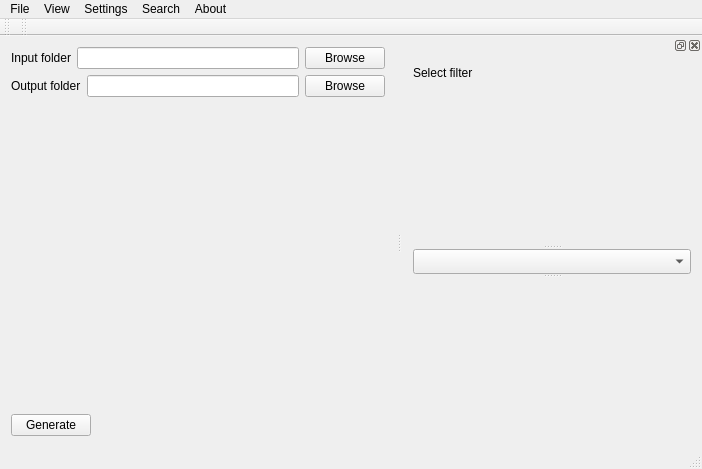
<?xml version="1.0" encoding="UTF-8"?>
<ui version="4.0">
 <class>MainWindow</class>
 <widget class="QMainWindow" name="MainWindow">
  <property name="geometry">
   <rect>
    <x>0</x>
    <y>0</y>
    <width>702</width>
    <height>469</height>
   </rect>
  </property>
  <property name="windowTitle">
   <string>MainWindow</string>
  </property>
  <widget class="QWidget" name="centralWidget">
   <layout class="QGridLayout" name="gridLayout">
    <item row="0" column="0" colspan="2">
     <layout class="QHBoxLayout" name="horizontalLayout_2">
      <item>
       <widget class="QLabel" name="label">
        <property name="text">
         <string>Input folder</string>
        </property>
       </widget>
      </item>
      <item>
       <widget class="QLineEdit" name="LEInputFolder"/>
      </item>
      <item>
       <widget class="QPushButton" name="pBInputFolder">
        <property name="text">
         <string>Browse</string>
        </property>
       </widget>
      </item>
     </layout>
    </item>
    <item row="2" column="1">
     <spacer name="verticalSpacer">
      <property name="orientation">
       <enum>Qt::Vertical</enum>
      </property>
      <property name="sizeHint" stdset="0">
       <size>
        <width>20</width>
        <height>296</height>
       </size>
      </property>
     </spacer>
    </item>
    <item row="3" column="1">
     <spacer name="horizontalSpacer">
      <property name="orientation">
       <enum>Qt::Horizontal</enum>
      </property>
      <property name="sizeHint" stdset="0">
       <size>
        <width>272</width>
        <height>20</height>
       </size>
      </property>
     </spacer>
    </item>
    <item row="1" column="0" colspan="2">
     <layout class="QHBoxLayout" name="horizontalLayout">
      <item>
       <widget class="QLabel" name="label_2">
        <property name="text">
         <string>Output folder</string>
        </property>
       </widget>
      </item>
      <item>
       <widget class="QLineEdit" name="LEOutputFolder"/>
      </item>
      <item>
       <widget class="QPushButton" name="pBOutputFolder">
        <property name="text">
         <string>Browse</string>
        </property>
       </widget>
      </item>
     </layout>
    </item>
    <item row="3" column="0">
     <widget class="QPushButton" name="pBGenerate">
      <property name="text">
       <string>Generate</string>
      </property>
     </widget>
    </item>
   </layout>
  </widget>
  <widget class="QMenuBar" name="menuBar">
   <property name="geometry">
    <rect>
     <x>0</x>
     <y>0</y>
     <width>702</width>
     <height>22</height>
    </rect>
   </property>
   <widget class="QMenu" name="mFile">
    <property name="title">
     <string>File</string>
    </property>
    <addaction name="separator"/>
    <addaction name="action_File_Close"/>
   </widget>
   <widget class="QMenu" name="mView">
    <property name="title">
     <string>View</string>
    </property>
   </widget>
   <widget class="QMenu" name="mSettings">
    <property name="title">
     <string>Settings</string>
    </property>
    <widget class="QMenu" name="mSettingsLanguage">
     <property name="title">
      <string>Language</string>
     </property>
     <addaction name="action_Settings_Language_Russian"/>
     <addaction name="action_Settings_Language_France"/>
     <addaction name="action_Settings_Language_English"/>
     <addaction name="action_Settings_Language_Deutsch"/>
    </widget>
    <addaction name="action_Settings_General"/>
    <addaction name="mSettingsLanguage"/>
    <addaction name="separator"/>
    <addaction name="action_Settings_Module"/>
    <addaction name="action_Settings_Lan"/>
    <addaction name="action_Settings_Font"/>
   </widget>
   <widget class="QMenu" name="mSearch">
    <property name="title">
     <string>Search</string>
    </property>
    <addaction name="action_Search_Find"/>
    <addaction name="action_Search_Find_More"/>
    <addaction name="action_Search_Find_and_replace"/>
   </widget>
   <widget class="QMenu" name="mAbout">
    <property name="title">
     <string>About</string>
    </property>
    <addaction name="action_About_Help"/>
    <addaction name="separator"/>
    <addaction name="action_About_About"/>
    <addaction name="action_About_About_Qt"/>
    <addaction name="action_About_Site"/>
   </widget>
   <addaction name="mFile"/>
   <addaction name="mView"/>
   <addaction name="mSettings"/>
   <addaction name="mSearch"/>
   <addaction name="mAbout"/>
  </widget>
  <widget class="QToolBar" name="mainToolBar">
   <attribute name="toolBarArea">
    <enum>TopToolBarArea</enum>
   </attribute>
   <attribute name="toolBarBreak">
    <bool>false</bool>
   </attribute>
  </widget>
  <widget class="QStatusBar" name="statusBar"/>
  <widget class="QToolBar" name="toolBar">
   <property name="windowTitle">
    <string>toolBar</string>
   </property>
   <attribute name="toolBarArea">
    <enum>TopToolBarArea</enum>
   </attribute>
   <attribute name="toolBarBreak">
    <bool>false</bool>
   </attribute>
  </widget>
  <widget class="QDockWidget" name="dockWidget">
   <property name="minimumSize">
    <size>
     <width>300</width>
     <height>97</height>
    </size>
   </property>
   <property name="allowedAreas">
    <set>Qt::LeftDockWidgetArea|Qt::RightDockWidgetArea</set>
   </property>
   <attribute name="dockWidgetArea">
    <number>2</number>
   </attribute>
   <widget class="QWidget" name="dockWidgetContents">
    <layout class="QGridLayout" name="gridLayout_2">
     <item row="0" column="0">
      <widget class="QLabel" name="label_3">
       <property name="text">
        <string>Select filter</string>
       </property>
      </widget>
     </item>
     <item row="1" column="0">
      <widget class="QSplitter" name="splitter">
       <property name="orientation">
        <enum>Qt::Vertical</enum>
       </property>
       <widget class="QWidget" name="widgetBefore" native="true"/>
       <widget class="QComboBox" name="comBFilters">
        <property name="maximumSize">
         <size>
          <width>16777215</width>
          <height>25</height>
         </size>
        </property>
       </widget>
       <widget class="QWidget" name="widgetAfter" native="true"/>
      </widget>
     </item>
    </layout>
   </widget>
  </widget>
  <action name="action_About_Help">
   <property name="text">
    <string>Help</string>
   </property>
  </action>
  <action name="action_About_About">
   <property name="text">
    <string>About</string>
   </property>
  </action>
  <action name="action_Search_Find">
   <property name="text">
    <string>Find</string>
   </property>
  </action>
  <action name="action_Search_Find_More">
   <property name="text">
    <string>Find more</string>
   </property>
  </action>
  <action name="action_Search_Find_and_replace">
   <property name="text">
    <string>Find / Replace</string>
   </property>
  </action>
  <action name="action_Settings_General">
   <property name="text">
    <string>General</string>
   </property>
  </action>
  <action name="action_Settings_Module">
   <property name="text">
    <string>Module</string>
   </property>
  </action>
  <action name="action_Settings_Lan">
   <property name="text">
    <string>Lan</string>
   </property>
  </action>
  <action name="action_About_Site">
   <property name="text">
    <string>Site of program</string>
   </property>
  </action>
  <action name="action_Settings_Font">
   <property name="text">
    <string>Fonts</string>
   </property>
  </action>
  <action name="actionView">
   <property name="text">
    <string>View</string>
   </property>
  </action>
  <action name="action_File_Close">
   <property name="text">
    <string>Quit</string>
   </property>
   <property name="shortcut">
    <string>Ctrl+Q</string>
   </property>
  </action>
  <action name="actionLang">
   <property name="text">
    <string>Lang</string>
   </property>
  </action>
  <action name="actionRussian">
   <property name="text">
    <string>Russian</string>
   </property>
  </action>
  <action name="actionEnglish">
   <property name="text">
    <string>English</string>
   </property>
  </action>
  <action name="actionRussian_2">
   <property name="text">
    <string>Russian</string>
   </property>
  </action>
  <action name="actionEnglish_2">
   <property name="text">
    <string>English</string>
   </property>
  </action>
  <action name="actionFrance">
   <property name="text">
    <string>France</string>
   </property>
  </action>
  <action name="actionDeutsch">
   <property name="text">
    <string>Deutsch</string>
   </property>
  </action>
  <action name="action_Settings_Language_Russian">
   <property name="checkable">
    <bool>true</bool>
   </property>
   <property name="text">
    <string>Russian</string>
   </property>
  </action>
  <action name="action_Settings_Language_France">
   <property name="checkable">
    <bool>true</bool>
   </property>
   <property name="text">
    <string>France</string>
   </property>
  </action>
  <action name="action_Settings_Language_English">
   <property name="checkable">
    <bool>true</bool>
   </property>
   <property name="text">
    <string>English</string>
   </property>
  </action>
  <action name="action_Settings_Language_Deutsch">
   <property name="checkable">
    <bool>true</bool>
   </property>
   <property name="text">
    <string>Deutsch</string>
   </property>
  </action>
  <action name="action_About_About_Qt">
   <property name="text">
    <string>About Qt</string>
   </property>
  </action>
 </widget>
 <layoutdefault spacing="6" margin="11"/>
 <resources/>
 <connections/>
</ui>
